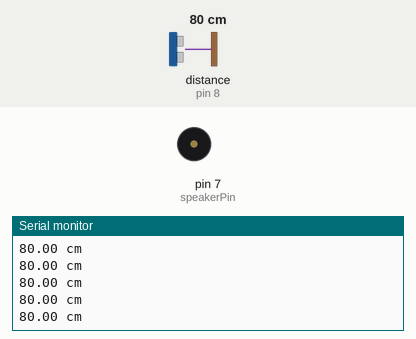
Recording of a sketch running on a simulated Arduino Uno, built with avr-gcc and run on an emulated ATmega328P. Shown: buzzer (waves = sounding, pin HIGH), the last lines printed to the serial monitor. Wiring (inferred from the names in the program): ultrasonic range finder: trigger pin 9; echo pin 8. The inputs (shaded band) are chosen by the test bench; at power-on: distance to the obstacle (sensor on pin 8) 80 cm. The echo pulse lasts 58.3 µs per cm; pins used as bus, display or sensor lines are not drawn.

Above: at 1.2 s.
1.3 s: distance to the obstacle (sensor on pin 8) set to 2 cm
At 1.36 s:
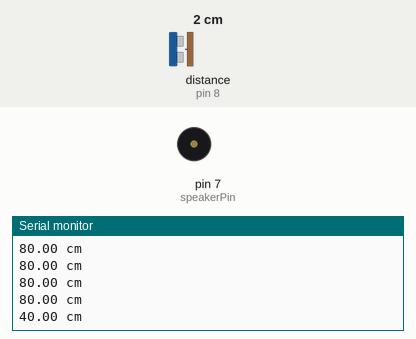
2.8 s: distance to the obstacle (sensor on pin 8) set to 53 cm
At 3.6 s:
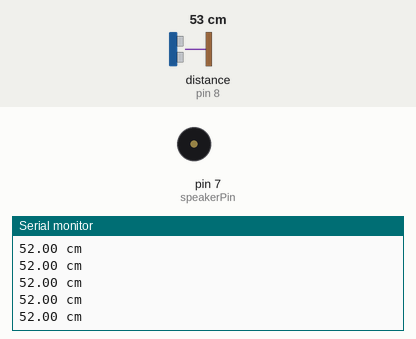
5.8 s: distance to the obstacle (sensor on pin 8) set to 9 cm
At 6.7 s:
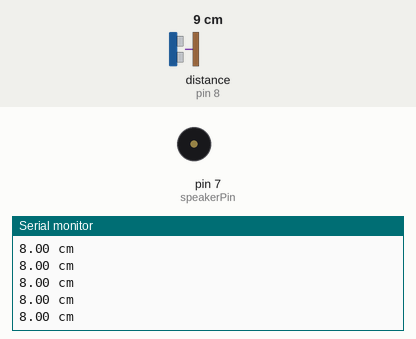
Timing chart, 0 to 8.8 s (numbered marks = the images above; inputs shaded):
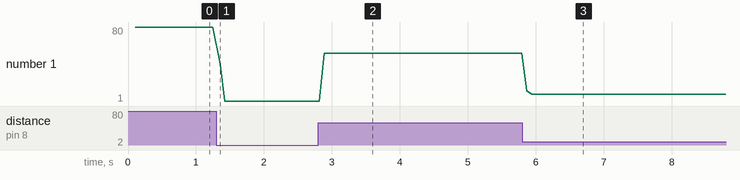

Measured:
- after the input at 1.3 s, the serial monitor: prints a new line after 0.06 s (image 1)
- after the input at 2.8 s, the serial monitor: prints a new line after 0.09 s (image 2)
- after the input at 5.8 s, the serial monitor: prints a new line after 0.07 s (image 3)
- plotted number 1: 80 → 1 after the input at 1.3 s, 1 → 52 after the input at 2.8 s, 52 → 8 after the input at 5.8 s

The sketch:

Buzzer_p2.ino
```cpp
#define PIN_TRIG           9  //Cambiar según sea mas comodo
#define PIN_ECO            8  //Cambiar según sea mas comodo
#define CANTIDAD_LECTURAS 20

     int speakerPin = 7;
     int numTones = 10;
     int tones[ ] = {261, 277, 294, 311, 330, 349, 370, 392, 415, 440,466, 494};
                       // mid C C# D D# E F F# G G# A
     long duracion;  // Variables
     int suma = 0;
     float distancia;
     float distaciaMinima = 50.0;  //Distacia minima en cm para accionar led

long lectura(){

  long distancia;
  /* Hacer el disparo */
  digitalWrite(PIN_TRIG, LOW);
  delayMicroseconds(2);
  digitalWrite(PIN_TRIG, HIGH);  // Flanco ascendente
  delayMicroseconds(10);        // Duracion del pulso
  digitalWrite(PIN_TRIG, LOW);  // Flanco descendente

  /* Recepcion del eco de respuesta */
  duracion = pulseIn(PIN_ECO, HIGH);

  /* Calculo de la distancia efectiva */
  distancia = (duracion/2) / 29;
  return distancia;
}

void setup() {
  // Inicializacion de la comunicacion serial
  Serial.begin (9600);
  // Inicializacion de pines digitales
  pinMode(PIN_TRIG, OUTPUT);
  pinMode(PIN_ECO, INPUT);
  pinMode(7, OUTPUT);

}


void loop() {

  suma = 0;
  for (byte i=0; i<CANTIDAD_LECTURAS; i++) {
      suma += lectura();
  }

  distancia = suma/CANTIDAD_LECTURAS;

       if ( distancia >distaciaMinima){
                noTone(speakerPin);
            }


       if (distancia <distaciaMinima){
               tone(speakerPin, tones[277]);
               delay(50);
               noTone(speakerPin);
            }

       else {
              noTone(speakerPin);
             }

// ENVIAR EL RESULTADO AL MONITOR SERIAL
  Serial.print(distancia);
  Serial.println(" cm");
}
```
